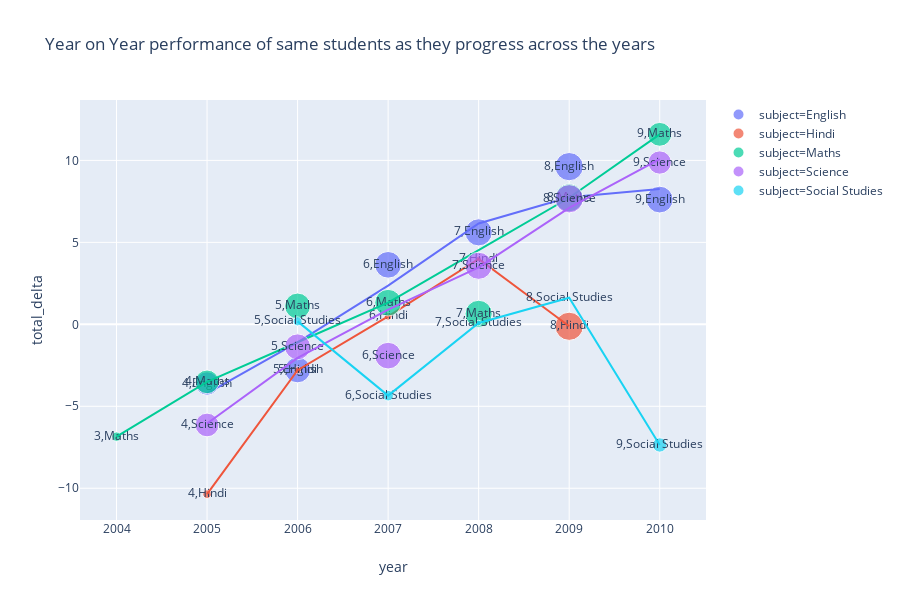

Notebook code for this chart:
### Code cell
## testing the function to be able to genreate plot of the progress

# i = ['8S', 'AW']
i = cohorts[0]
# forms a regex to choose the appropriate papercodes
j = lambda x :'.'+'('+'|'.join(x)+')'
# returns true or false based on whether the paper code contains the cohort
present = lambda x : bool(re.search(j(i), x))

temp = df_school[df_school.papercode.apply(present)].drop_duplicates(['papercode', 'school_code'])
temp.year = temp.year.astype(str)
px.scatter(
    temp,
    x = 'year',
    y = 'total_delta',
    color = 'subject',
    size = 'studentCount',
    text = ['class', 'subject'], 
    trendline = 'lowess',
#     range_x = [2007, 2019],
    title = "Year on Year performance of same students as they progress across the years"
)
#     break

### Figure 1 — Plotly figure (JSON) as saved in the notebook; plotly's stock layout.template omitted (floating-point values rounded to 4 significant figures)
{"data": [{"hovertemplate": "subject=English<br>year=%{x}<br>total_delta=%{y}<br>studentCount=%{marker.size}<br>['class', 'subject']=%{text}<extra></extra>", "legendgroup": "subject=English", "marker": {"color": "#636efa", "size": [88, 107, 114, 118, 128, 115], "sizemode": "area", "sizeref": 0.32, "symbol": "circle"}, "mode": "markers+text", "name": "subject=English", "showlegend": true, "text": [[4, "English"], [5, "English"], [6, "English"], [7, "English"], [8, "English"], [9, "English"]], "type": "scatter", "uid": "8fd17fd1-3d79-4272-94df-015df5c2c590", "x": ["2005", "2006", "2007", "2008", "2009", "2010"], "xaxis": "x", "y": [-3.61, -2.78, 3.63, 5.61, 9.62, 7.61], "yaxis": "y"}, {"hovertemplate": "<b>LOWESS trendline</b><br><br>subject=English<br>year=%{x}<br>total_delta=%{y} <b>(trend)</b><extra></extra>", "legendgroup": "subject=English", "marker": {"color": "#636efa", "symbol": "circle"}, "mode": "lines", "name": "subject=English", "showlegend": false, "type": "scatter", "uid": "df4450b7-5f9c-4474-9c41-fdbb2bf6d295", "x": [2005, 2006, 2007, 2008, 2009, 2010], "xaxis": "x", "y": [-4.208, -1.105, 2.362, 6.155, 7.753, 8.258], "yaxis": "y"}, {"hovertemplate": "subject=Hindi<br>year=%{x}<br>total_delta=%{y}<br>studentCount=%{marker.size}<br>['class', 'subject']=%{text}<extra></extra>", "legendgroup": "subject=Hindi", "marker": {"color": "#EF553B", "size": [12, 8, 10, 5, 127], "sizemode": "area", "sizeref": 0.32, "symbol": "circle"}, "mode": "markers+text", "name": "subject=Hindi", "showlegend": true, "text": [[4, "Hindi"], [5, "Hindi"], [6, "Hindi"], [7, "Hindi"], [8, "Hindi"]], "type": "scatter", "uid": "8991e60e-a5fb-48a0-adf6-967a1d6ae026", "x": ["2005", "2006", "2007", "2008", "2009"], "xaxis": "x", "y": [-10.36, -2.8, 0.49, 3.99, -0.12], "yaxis": "y"}, {"hovertemplate": "<b>LOWESS trendline</b><br><br>subject=Hindi<br>year=%{x}<br>total_delta=%{y} <b>(trend)</b><extra></extra>", "legendgroup": "subject=Hindi", "marker": {"color": "#EF553B", "symbol": "circle"}, "mode": "lines", "name": "subject=Hindi", "showlegend": false, "type": "scatter", "uid": "cbfc0478-1fc5-4edb-b6cf-989b20a0d195", "x": [2005, 2006, 2007, 2008, 2009], "xaxis": "x", "y": [-10.36, -2.8, 0.49, 3.99, -0.12], "yaxis": "y"}, {"hovertemplate": "subject=Maths<br>year=%{x}<br>total_delta=%{y}<br>studentCount=%{marker.size}<br>['class', 'subject']=%{text}<extra></extra>", "legendgroup": "subject=Maths", "marker": {"color": "#00cc96", "size": [14, 90, 107, 114, 118, 127, 91], "sizemode": "area", "sizeref": 0.32, "symbol": "circle"}, "mode": "markers+text", "name": "subject=Maths", "showlegend": true, "text": [[3, "Maths"], [4, "Maths"], [5, "Maths"], [6, "Maths"], [7, "Maths"], [8, "Maths"], [9, "Maths"]], "type": "scatter", "uid": "a5730dc5-b31f-4e38-a86e-380f1b265e44", "x": ["2004", "2005", "2006", "2007", "2008", "2009", "2010"], "xaxis": "x", "y": [-6.85, -3.51, 1.12, 1.32, 0.64, 7.72, 11.59], "yaxis": "y"}, {"hovertemplate": "<b>LOWESS trendline</b><br><br>subject=Maths<br>year=%{x}<br>total_delta=%{y} <b>(trend)</b><extra></extra>", "legendgroup": "subject=Maths", "marker": {"color": "#00cc96", "symbol": "circle"}, "mode": "lines", "name": "subject=Maths", "showlegend": false, "type": "scatter", "uid": "0da4b26a-df50-41b5-85f8-80fc90dafbdb", "x": [2004, 2005, 2006, 2007, 2008, 2009, 2010], "xaxis": "x", "y": [-6.85, -3.51, -1.095, 1.32, 4.52, 7.72, 11.59], "yaxis": "y"}, {"hovertemplate": "subject=Science<br>year=%{x}<br>total_delta=%{y}<br>studentCount=%{marker.size}<br>['class', 'subject']=%{text}<extra></extra>", "legendgroup": "subject=Science", "marker": {"color": "#ab63fa", "size": [90, 107, 114, 118, 128, 87], "sizemode": "area", "sizeref": 0.32, "symbol": "circle"}, "mode": "markers+text", "name": "subject=Science", "showlegend": true, "text": [[4, "Science"], [5, "Science"], [6, "Science"], [7, "Science"], [8, "Science"], [9, "Science"]], "type": "scatter", "uid": "1a505963-b937-453d-b306-0cae452d1437", "x": ["2005", "2006", "2007", "2008", "2009", "2010"], "xaxis": "x", "y": [-6.14, -1.37, -1.91, 3.57, 7.66, 9.87], "yaxis": "y"}, {"hovertemplate": "<b>LOWESS trendline</b><br><br>subject=Science<br>year=%{x}<br>total_delta=%{y} <b>(trend)</b><extra></extra>", "legendgroup": "subject=Science", "marker": {"color": "#ab63fa", "symbol": "circle"}, "mode": "lines", "name": "subject=Science", "showlegend": false, "type": "scatter", "uid": "11680c03-baaa-44df-b253-e3cabec8f853", "x": [2005, 2006, 2007, 2008, 2009, 2010], "xaxis": "x", "y": [-6.048, -2.046, 0.8944, 3.477, 7.104, 10.08], "yaxis": "y"}, {"hovertemplate": "subject=Social Studies<br>year=%{x}<br>total_delta=%{y}<br>studentCount=%{marker.size}<br>['class', 'subject']=%{text}<extra></extra>", "legendgroup": "subject=Social Studies", "marker": {"color": "#19d3f3", "size": [13, 18, 5, 1, 33], "sizemode": "area", "sizeref": 0.32, "symbol": "circle"}, "mode": "markers+text", "name": "subject=Social Studies", "showlegend": true, "text": [[5, "Social Studies"], [6, "Social Studies"], [7, "Social Studies"], [8, "Social Studies"], [9, "Social Studies"]], "type": "scatter", "uid": "d6d0f8f7-0f6b-4eec-8512-6299dce34413", "x": ["2006", "2007", "2008", "2009", "2010"], "xaxis": "x", "y": [0.18, -4.35, 0.08, 1.62, -7.36], "yaxis": "y"}, {"hovertemplate": "<b>LOWESS trendline</b><br><br>subject=Social Studies<br>year=%{x}<br>total_delta=%{y} <b>(trend)</b><extra></extra>", "legendgroup": "subject=Social Studies", "marker": {"color": "#19d3f3", "symbol": "circle"}, "mode": "lines", "name": "subject=Social Studies", "showlegend": false, "type": "scatter", "uid": "67e93042-4447-4568-8707-64060e7687a8", "x": [2006, 2007, 2008, 2009, 2010], "xaxis": "x", "y": [0.18, -4.35, 0.08, 1.62, -7.36], "yaxis": "y"}], "layout": {"grid": {"xaxes": ["x"], "xgap": 0.1, "xside": "bottom", "yaxes": ["y"], "ygap": 0.1, "yside": "left"}, "height": 600, "legend": {"tracegroupgap": 0}, "title": {"text": "Year on Year performance of same students as they progress across the years"}, "xaxis": {"title": {"text": "year"}}, "yaxis": {"title": {"text": "total_delta"}}}}
